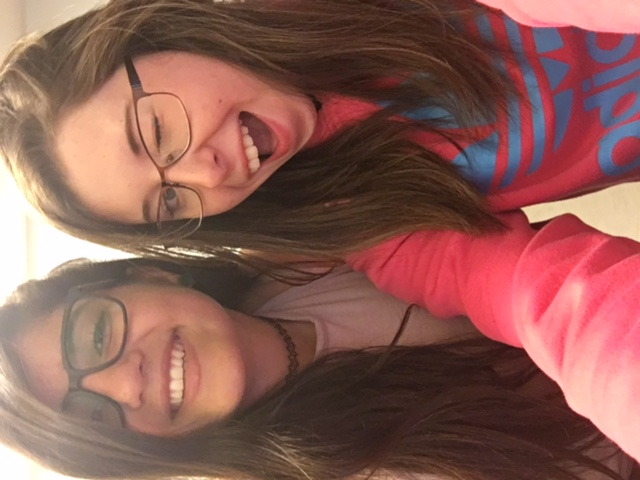
#> input picture friends.JPG, 640 x 480 px
$ jupyter execute --allow-errors Lab2.ipynb
#> lines starting #> are read from the running program, lines starting #| are printed output that depends on the picture
# Week 2 Activity

Please write your names here: Widad and Mercedes

__Paste the solution for your warm-up exercise here:__

#> (a cell that did not finish here is left out)

## Question 1:  What is the difference between a startup and a company?
A company has a clear bussiness model which it executes and the startup searches for its bussiness model. It is still not completely defined.

## Question 2: Do Some Research- What are some other reasons that startups fail? Show some statistics and cite your resources

one of the reasons is that they do not know their customers enough to know what they want.
they fall in love with their idea and thus assume that the customers will like the product too
The market does not need or want their product. 42%
not knowing the competition well enough. 19%

# Part 2: Automation with Python

_Skim through Chapter 17 (pages 387-400) in ["Automate the Boring Stuff with Python"](https://drive.google.com/open?id=0B93BAIhSTZr0dFdERUJZbHRzSmc) as reference for these exercises_

## Step 1:  Colors & RGBA Values
Using the Image class from the PIL library, make a solid fuchsia image that is 300 x 400 pixels and display it below.

[cell 2]
from PIL import Image
im=Image.new('RGBA',(300,400),'fuchsia')
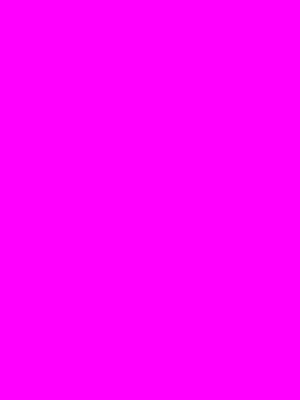
#> im: PIL image 300x400 RGBA; mean R, G, B, A 255, 0, 255, 255
im

## Step 2:  Manipulating Images
* __Snap a selfie with you and your partner and email it to yourself__
* __Open it and save it in the Week 2 folder as "friends.jpg(or .png)"__
* __Try and execute the code below to see if you can open your image with Pillow__

[cell 3]
from PIL import Image
meet=Image.open('friends.JPG')
#> meet is the input picture: PIL image 640x480 RGB; mean R, G, B 139.9, 92.5, 84.8
meet
meet.size
#> Out = (640, 480)

### Cropping Images
Crop the image such that only your faces are in the picture. Show the cropped image in your ipython notebook

[cell 4]
from PIL import Image
meet=Image.open('friends.JPG')
cropped=meet.crop((0,0, 300,640))
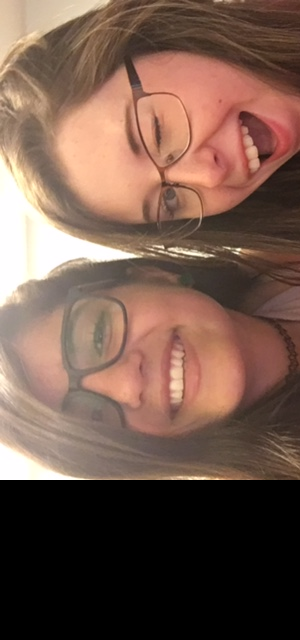
#> cropped: PIL image 300x640 RGB; mean R, G, B 116, 89, 76.6
cropped.save('cropped.png')
cropped
